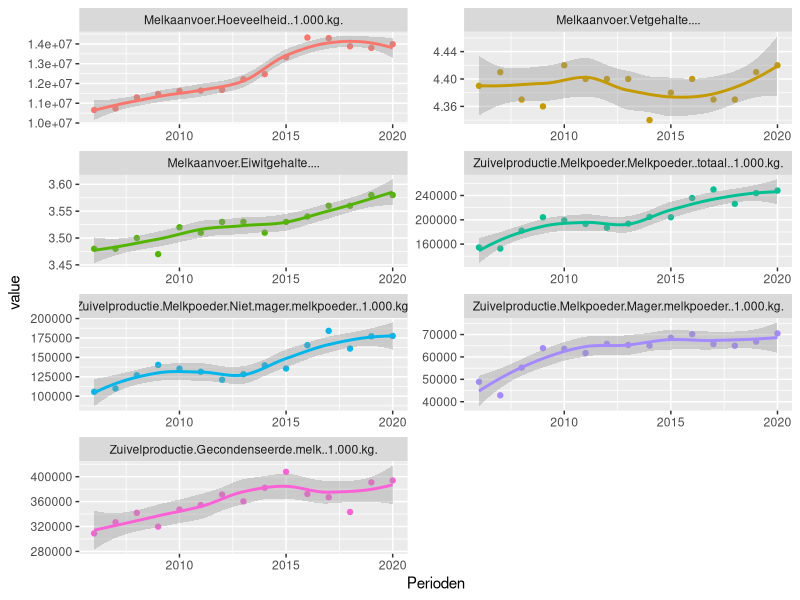
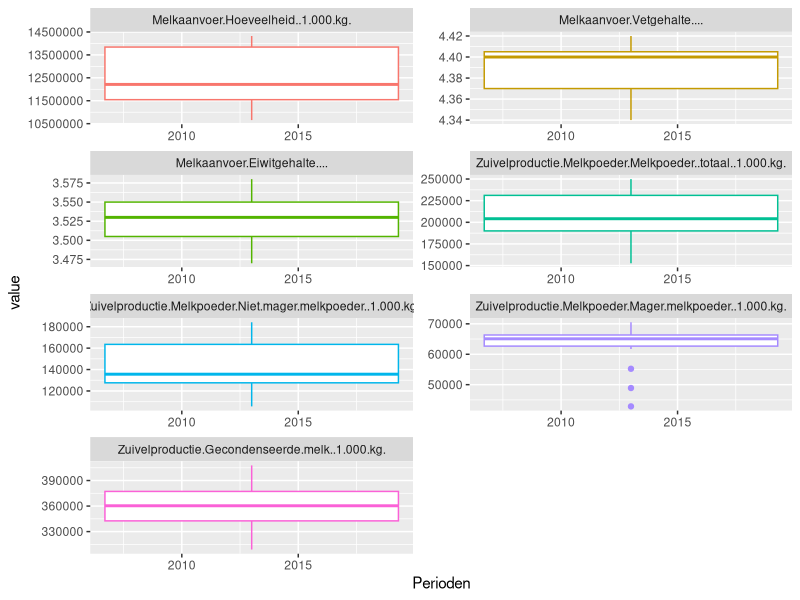
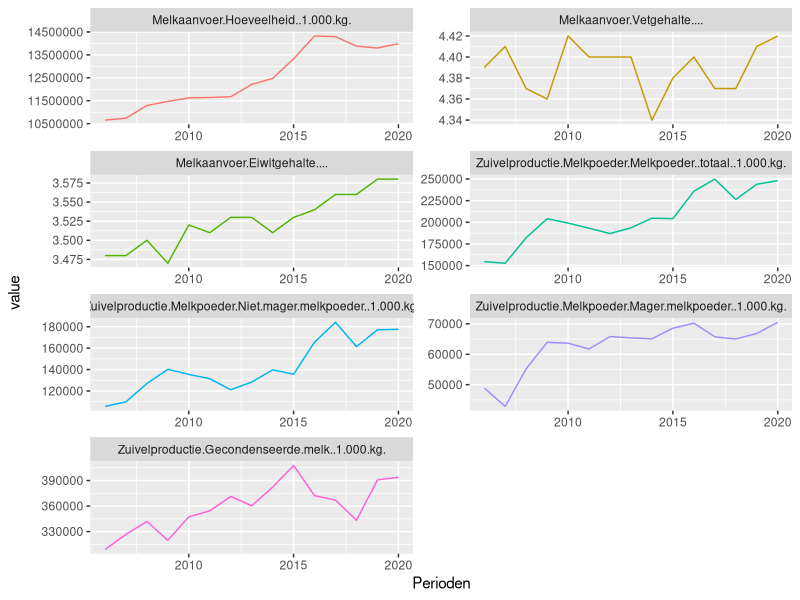

Here is the R script that generated these plots, in order:
## ---- chunk 1
# Load the required libraries
library(ggplot2)
library(reshape2)

# Read the dataset
data1 <- read.csv("Melkaanvoer_en_zuivelproductie2016-2020.csv", sep = ";", dec = ",")
data2 <- read.csv("Melkaanvoer_en_zuivelproductie2011-2015.csv", sep = ";", dec = ",")
data3 <- read.csv("Melkaanvoer_en_zuivelproductie2006-2010.csv", sep = ";", dec = ",")

# Merge datasets
data <- rbind(data3, data2, data1)
data_long<- melt(data, id.vars=c("Perioden"))

# Create graph plot
p<-ggplot(data_long,aes(Perioden, value, col=variable))
p+geom_point()+facet_wrap(.~variable, scales = "free", ncol=2)+ geom_smooth()+ theme(legend.position = "none")

#create boxplot plot
p<-ggplot(data_long,aes(Perioden, value, col=variable))
p+geom_boxplot()+facet_wrap(.~variable, scales = "free", ncol=2) + theme(legend.position = "none")

#create linegraph plot q
p<-ggplot(data_long,aes(Perioden, value, col=variable))
p+geom_line()+facet_wrap(.~variable, scales = "free", ncol=2)+ theme(legend.position = "none")
